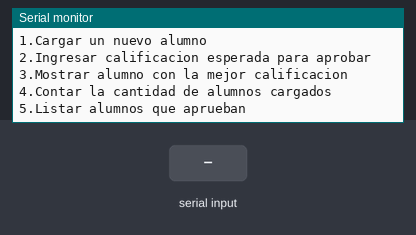
A sketch run on a simulated Arduino Uno, built with avr-gcc and run on an emulated ATmega328P. On the bench: the last lines printed to the serial monitor. The test bench sets the inputs (shaded band).

Above: at 1.4 s.
1.5 s: "." received over Serial
At 2.1 s:
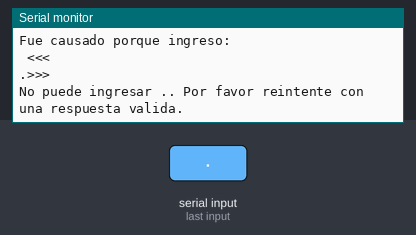
3.0 s: "," received over Serial
At 4.2 s:
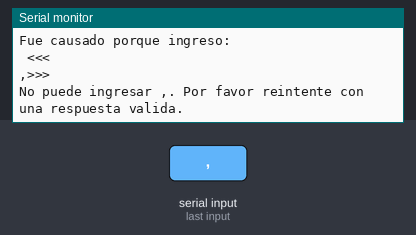
4.5 s: "30,150\n" received over Serial
At 4.68 s:
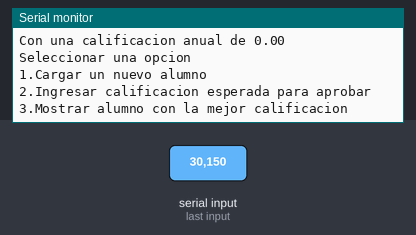
6.0 s: "1\n" received over Serial
At 6.6 s:
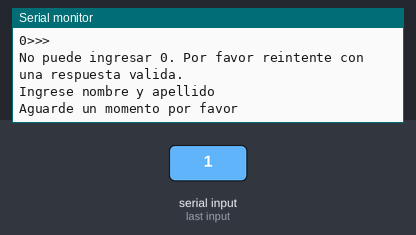
7.5 s: "y90\n" received over Serial
At 8.7 s:
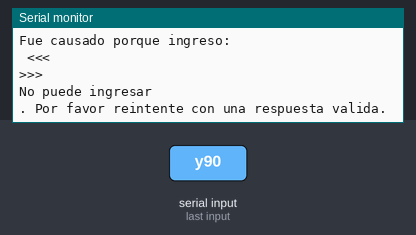
9.0 s: "y,45\n" received over Serial
At 10.2 s:
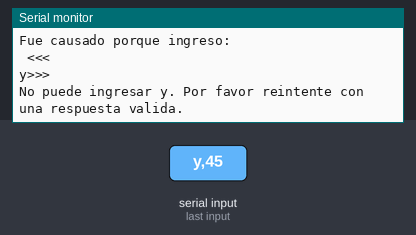

The sketch:

interfaz.ino
```cpp
/*
  Interfaz para profesores básica https://circuits.io/circuits/4122724-desafio-virtual-programacion-juan-fernandez

  El programa es lo más amigable posible.
  Es muy necesario prestar atención a las instrucciones escritas por pantalla, para evitar errores.

  No hace falta ingresar un punto después de intrducir un nombre o una confirmación, sólo Enter.
  HACE FALTA ingresar un punto después de introducir un anota.

  Como dicen las instrucciones en pantalla, se pueden introducir notas con decimales, hay que usar
  los caracteres adecuados. Las notas al imprimirse se mostrarán con sólo 2 cifras deimales, si
  NECESITAN cambiar eso, agreguen a los Serial.print() involucrados un parámetro con la cantidad
  de decimales que desean que se impriman.

  Si se comunica un error, no hay que resetear la simulación, sólo volver a ingresar una respuesta a lo último que se pidió y que sea válida

  Favor de leer todos los comentarios.
*/
float grades[10];//Array para calificaciones, es float porque requiere menos memoria que Strig y es más facil para operar
String names[10];//Array de objetos String. Ocupa más memoria que un array de arrays de char pero es mucho menos propenso a dejarme debugueando por 2 horas. Si quieren hago una versión con char, copiando y pegando porciones de código que ya hice y sé que funcionan.
float bareMinimum = 5;//La calificación mínima empieza siendo 5. Se cambia en la opción 2.
int latest;//Último alumno cargado. Me deja exento de usar sizeOf() que nunca me funcionó en el simulador.

void setup() {//Mostrar menú

  Serial.begin(9600);
  Serial.println("Seleccionar una opcion\n");
  Serial.flush();
  Serial.println("1.Cargar un nuevo alumno\n2.Ingresar calificacion esperada para aprobar\n3.Mostrar alumno con la mejor calificacion\n4.Contar la cantidad de alumnos cargados\n5.Listar alumnos que aprueban\n");
  Serial.flush();//Uso esto a cada rato, pausa el programa hasta que termine de escribir. Hay un lugar que lo requería sí o sí o dejaba impresa una frase incompleta y colgaba el programa entero.
}

void loop() {
  int input = 0;//Entrada de texto
  int index;//Se utiliza en la opción 3
  if (Serial.available() > 0) { // si es mayor que 0 significa que se ingreso algo por pantalla.
    input = Serial.read();

    switch(input-48){//No hace falta introducir un punto. Si se introduce el punto podría ser tomado como error más adelante en la función elegida
      case 1:
      loadNew();//Función loadNew()
      break;
      case 2:
      bareMinimum = setMin();//Se cambia el mínimo
      break;
      case 3:
      index = showBest();//Para no llamar a la función 2 veces, uso la variable 2 veces.
      Serial.println("El mejor alumno es: ");
      Serial.println(names[index]);//Nombre del alumno
      Serial.print("Con una calificacion anual de ");
      Serial.println(grades[index]);//Nota del alumno
      setup();//Mostrar menú
      break;
      case 4:
      countStudents();//Imprime la variable global latest
      break;
      case 5:
      bubbleSort();//Se ordena de mayor a menor la lista global de estudiantes
      listPassed();//Se muestran los estudiantes que aprobaron en el orden que tienen ahora.
      break;
      default://error
      error(input);
    }
  }
}


void bubbleSort(){
  float swap;//Almacenar temporalmente la nota
  String nameSwap;//Almacenar temporalmente el nombre
  boolean finished = false;//Para empezar el while
  while(!finished){//Hasta terminar:
    finished = true;//Se asume que está todo bien
    for(int i = 0; i < latest-1; i++){//Se chequea hasta el anteúltimo alumno
      if(grades[i] < grades[i+1]){//No está todo bien, hay una nota a la izquierda de una nota más grande.
        swap = grades[i+1];//Se almacenan temporalmente el nombre y la nota
        nameSwap = names[i+1];
        grades[i+1] = grades[i];//Se cambia
        names[i+1] = names[i];
        grades[i] = swap;//Se accede a la copia que no se acaba de modificar en las dos líneas anteriores.
        names[i] = nameSwap;
        finished = false;//No estaba todo bien, chequear de nuevo.
      }
    }
  }
}

void loadNew(){//Se asignan los datos a los arrays globales. Nótese el uso de latest.
  names[latest] = textInput();
  grades[latest] = numInput();
  latest++;
  setup();
}

float setMin(){
  setup();//Se muestra el menú
  return numInput();//bareMinimum será igual al número que introduzca el usuario.
}

int showBest(){//Se chequea el puntaje más alto, es suficientemente simple. Devuelve el índice del mejor alumno que se usa en la línea 45
  int best = 0;
  float bestGrade = 0;
  for(int n = 0; n < latest; n++){
    if (grades[n] > bestGrade){
      best = n;
      bestGrade = grades[n];
    }
  }
  return best;
}

void countStudents(){//Escribe latest
  Serial.println("Estudiantes cargados: ");
  Serial.print(latest);
  Serial.flush();
  Serial.println("/10");
  Serial.flush();
  setup();
  return;
}

void listPassed(){
  for(int i = 0; i < latest; i++){//Los estudiantes ya están en orden
    if(grades[i] >= bareMinimum){//Se imprimen los nombres de los alumnos y sus notas
      Serial.print(names[i]);
      Serial.flush();
      Serial.print(", con una nota de ");
      Serial.flush();//ACÁ ERA CRÍTICO PONER flush(), se colgaba todo sino
      Serial.println(grades[i]);
      Serial.flush();
    }
    else{//Hasta el primero que reprueba, porque en adelante todos reprueban. Esto ahorrará tiempo si se usa una lista enorme de alumnos.
      setup();//Mostrar menú
      return;
    }
  }
}

void error(int bad){//Error recibe como parámetro lo que escribió el usuario
  Serial.println(" :(\nEsto es un error.");// :(
  Serial.println("Fue causado porque ingreso:\n <<<");
  Serial.write(bad);
  Serial.print(">>>\nNo puede ingresar ");
  Serial.write(bad);
  Serial.println(". Por favor reintente con una respuesta valida.");
  Serial.flush();
  delay(50);//Delay por las dudas de que available() devuelva 0. Creo que es imposible pero son 50 milisegundos.
  while(Serial.available() > 0){//Se limpia el buffer.
    delay(50);
    Serial.read();
    delay(50);
  }
  return;
}

boolean confirmed(){//Se pide confirmación luego de cada introducción por consola. Así no se tienen que hacer muchos mensajes de error(por ejemplo, el programa no se fija si se introdujo una nota de 17, el profesor debería darse cuenta que la nota máxima es 10(o lo que quiera, si quieren poner porcentajes va genial(It's not a bug, it's a hidden feature!)))
  while(Serial.available() > 0)Serial.read();//Se limpia lo que se haya escrito despues del punto para evitar accidentes(17.y) confirmaría una nota de 17.
  int input = 0;
  while(true){
    if(Serial.available() > 0){
      input = Serial.read();

      if(input == 'y' || input == 'Y'){//Minúsculas y mayúsculas
        return true;
      }
      else if(input == 'n' || input == 'N'){
        return false;
      }
      else{
        error(input);
      }
    }
  }
}

float numInput(){
  Serial.println("Ingrese un numero del 1 al 10. Para marcar decimal utilize una coma. Ingrese un punto al finalizar.");
  boolean decimals = false;//Al introducir la coma cambia.
  float grade = 0;//empieza y se resetea a cero
  int place = 10;//para las divisiones, primero se divide por 10, luego 100, luego 1000...
  float input;//es float esta vez para hacer divisiones
  while(true){
    if(Serial.available() > 0){
      input = Serial.read();

      if(input == '.'){//El punto es requerido
        Serial.println("La nota es: ");
        Serial.println(grade);
        Serial.println("Esta seguro? Y/N");//CONFIRMACIÓN
        if(confirmed()){
          Serial.println("OK.");
          Serial.flush();
          return grade;
        }
        else{//Se decide cambiar el número.
          Serial.println(":(\nIngrese un numero del 1 al 10. Para marcar decimal utilize una coma. Ingrese un punto al finalizar.");
          grade = 0;
          place = 10;
          decimals = false;
        }
      }
      else if(input == ','){
        decimals = true;
      }
      else if(input >= '0' && input <= '9'){
        if(!decimals){
          grade *= 10;
          grade += input-48;
        }
        else{
          float newG = (input-48) / place;
          grade += newG;
          place*=10;
        }
      }
      else{
        error(input);
        grade = 0;
        place = 10;
        decimals = false;
      }
    }
  }
}

String textInput(){
  String input;
  Serial.println("Ingrese nombre y apellido");
  Serial.flush();
  while(true){
    if(Serial.available() > 0){
      Serial.println("Aguarde un momento por favor");
      input = Serial.readString();
      Serial.println("El nombre de su alumno es:");
      Serial.print(input);
      Serial.println("\nEsta seguro? Y/N");
      if(confirmed()){
        Serial.println("OK");
        break;
      }
      else{
        Serial.println(":(\nIngrese nombre y apellido");
      }
    }
  }
  return input;
}
```

Measured:
- after the input at 1.5 s, the serial monitor: prints a new line at once (image 1)
- after the input at 3.0 s, the serial monitor: prints a new line after 0.06 s (image 2)
- after the input at 4.5 s, the serial monitor: prints a new line at once (image 3)
- after the input at 6.0 s, the serial monitor: prints a new line at once (image 4)
- after the input at 7.5 s, the serial monitor: prints a new line at once (image 5)
- after the input at 9.0 s, the serial monitor: prints a new line after 0.06 s (image 6)
